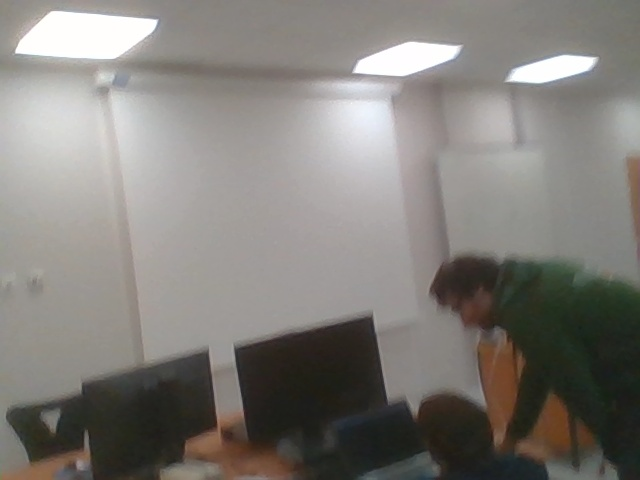
#> input picture dataset/no_hand/no_hand_110.jpg, 640 x 480 px, given in place of close_hand_0.jpg, which was not available
$ python -i image_preprocessing.py   (imports and definitions only)
#> lines starting #> are read from the running program, lines starting #| are printed output that depends on the picture; after the words box and inside, x2 and y2 are one past the last pixel; in counts of white or black regions, pixels touching at a corner belong together; pictures that were not available may be replaced by others from this repository, and a replacement may not be noted
# -*- coding: utf-8 -*-

import numpy as np
import pandas as pd
import cv2 as cv
import cmath
import matplotlib.pyplot as plt


# We apply a gaussian filter to smooth the image
def gaussian_blur(img):
    sigmaX = 1.5
    sigmaY = 1.5
    ksizeX = 9
    ksizeY = 9
    return cv.GaussianBlur(img, (ksizeX, ksizeY), sigmaX=sigmaX, sigmaY=sigmaY)


# We filter the image by keeping the red if it's greater than the other components with a certain threshold
# [15 lines left out: function binary_filter, not called in this run]


def quick_binary_filter(img):
    seuil = 30
    B_channel, G_channel, R_channel = cv.split(img)
    R_over_B = R_channel - np.add(seuil, B_channel)
    R_over_G = R_channel - np.add(seuil, G_channel)
    R_over_G_and_B = np.add(R_over_B, R_over_G)
    ret, thresh = cv.threshold(R_over_G_and_B, 150, 255, cv.THRESH_BINARY_INV)
    return thresh


# Now we find the contours, and we select the longest one
def findContours(binary, original):
    binary = binary.astype(np.uint8)
    contours, hierachy = cv.findContours(binary, cv.RETR_EXTERNAL, cv.CHAIN_APPROX_NONE)
    max_contour_length = 0
    max_contour_index = 0
    max_contour = np.array([])

    for (index, contour) in enumerate(contours):
        if len(contour) > max_contour_length:
            max_contour_length = len(contour)
            max_contour_index = index
            max_contour = contour

    contour_image = cv.drawContours(
        original, contours, max_contour_index, (0, 255, 0), 3
    )
    return max_contour, contour_image


# Compute Fourier Descriptor
def computeFourierDescriptor(contour, cmin, cmax):

    # When there is no contour
    if len(contour) == 0:
        contour = [[[0, 0]]]

    # We compute the Fourier coefficients
    tabcont = [complex(pt[0][0], pt[0][1]) for pt in contour]
    moyc = np.mean(tabcont)
    TC = np.fft.fft(tabcont - moyc) / len(contour)

    # We select coefficients between cmin & cmax
    coeff = np.zeros(cmax - cmin + 1, dtype=complex)
    coeff[-(cmax + 1) :] = TC[0 : cmax + 1]
    coeff[0:-cmin] = TC[cmin:]

    # Phase corrections to normalize
    Phi = (
        np.angle(coeff[((cmax - cmin) // 2) - 1] * coeff[((cmax - cmin) // 2) + 1]) / 2
    )
    coeff = coeff * np.exp(np.imag(-1) * Phi)
    depha = np.angle(coeff[((cmax - cmin) // 2) + 1])
    for i in range(len(coeff)):
        coeff[i] = coeff[i] * np.exp(np.imag(-1) * depha * (i - ((cmax - cmin) // 2)))

    return coeff


# Reconstruction
# [13 lines left out: function reconstructFromDescriptor, not called in this run]


# Dataset Generator
def generateDataSet():
    cmin = -100
    cmax = 100
    labels = ["close_hand", "no_hand", "open_hand", "side_hand", "tight_hand"]

    columns = [f"z{i}" for i in range(cmax - cmin + 1)]
    columnsPlusY = [f"z{i}" for i in range(cmax - cmin + 1)]
    columnsPlusY.append("y")
    dataset = pd.DataFrame(columns=columnsPlusY)
    # We extract 500 images per class
    for label in labels:
        for img_index in range(500):
            img = cv.imread(f"./dataset/{label}/{label}_{img_index}.jpg", 1)
#> img is the input picture: shape (480, 640, 3); mean B, G, R 121.5, 126.2, 129.5
            img_blurred = gaussian_blur(img)
            img_binary = quick_binary_filter(img_blurred)
#> in quick_binary_filter, `B_channel, G_channel, R_channel = cv.split(img)`:
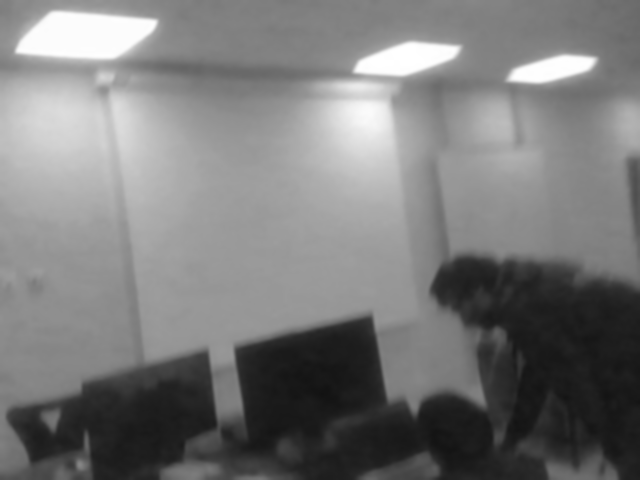
#> B_channel: shape (480, 640); min 18, max 255, mean 121.5
#> in quick_binary_filter, `B_channel, G_channel, R_channel = cv.split(img)`:
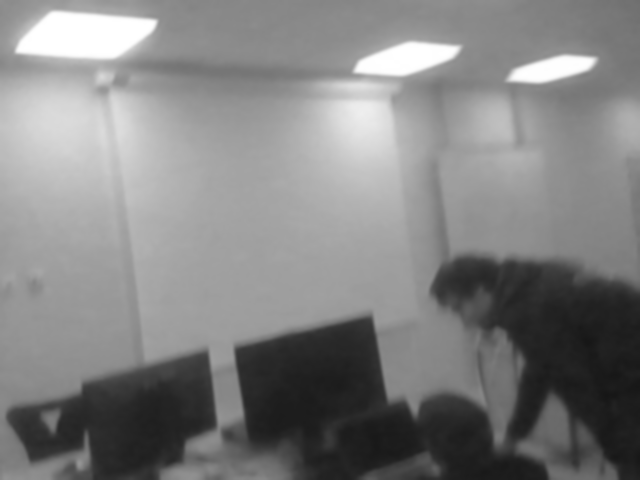
#> R_channel: shape (480, 640); min 22, max 255, mean 129.5
#> in quick_binary_filter, `R_over_B = R_channel - np.add(seuil, B_channel)`:
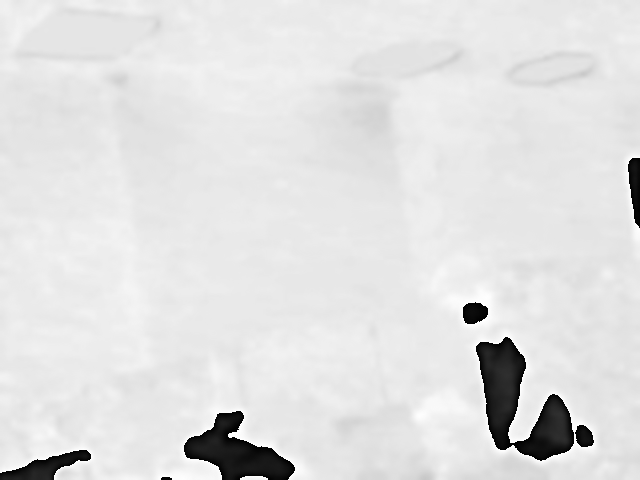
#> R_over_B: shape (480, 640); min 0, max 255, mean 223.8
#> in quick_binary_filter, `R_over_G = R_channel - np.add(seuil, G_channel)`:
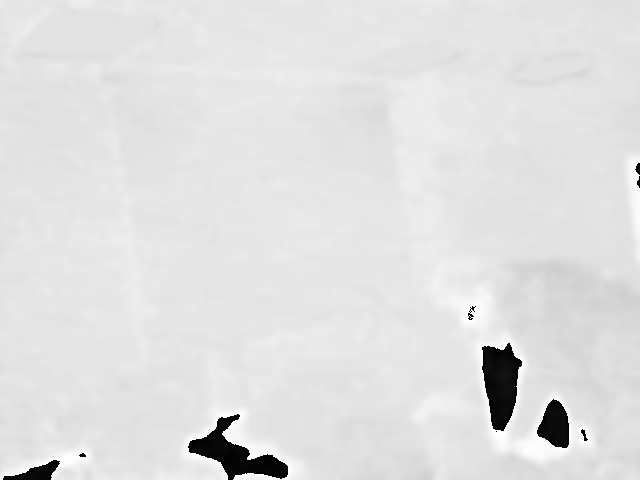
#> R_over_G: shape (480, 640); min 0, max 255, mean 223.9
#> in quick_binary_filter, `R_over_G_and_B = np.add(R_over_B, R_over_G)`:
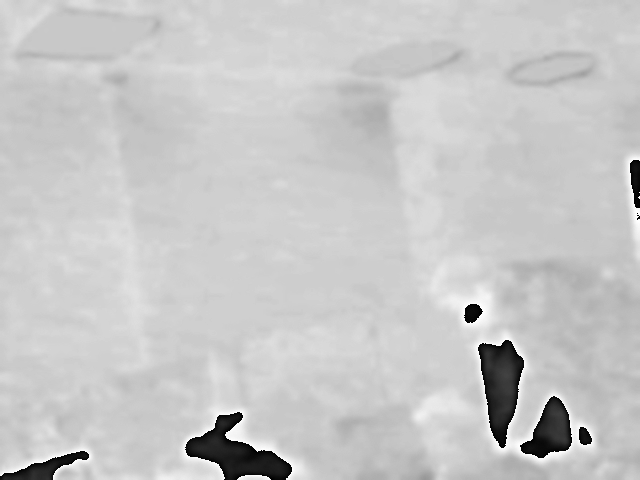
#> R_over_G_and_B: shape (480, 640); min 0, max 255, mean 199
#> in quick_binary_filter, `ret, thresh = cv.threshold(R_over_G_and_B, 150, 255, cv.THRESH_BINARY_..`:
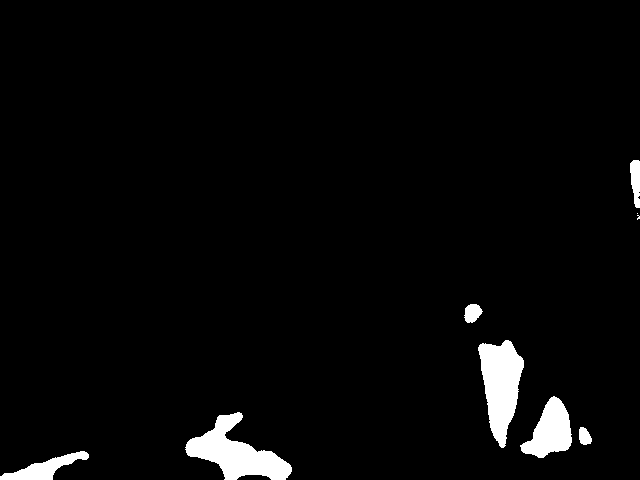
#> thresh: shape (480, 640); 3.2% white; 9 white regions (2 under 20 px)
            img_contour, img = findContours(img_binary, img)
#> in findContours, `contours, hierachy = cv.findContours(binary, cv.RETR_EXTERNAL, cv.CHAI..`: contours = 9 contours, 2 with area under 20; largest, box (x1, y1, x2, y2) and area: (185, 412, 292, 480) 3146, (478, 340, 524, 448) 2900, (520, 396, 572, 458) 1751, (0, 451, 89, 480) 923, (630, 160, 640, 208) 319, (464, 304, 483, 323) 230, (579, 427, 592, 445) 152
#> the loop in findContours, `for (index, contour) in enumerate(contours):` made 9 passes
#> (max_contour_length, max_contour_index) on passes 1, 3: (188, 0), (289, 2)
#> contour on pass 8: [[637, 213]]
#> after the loop in findContours, `for (index, contour) in enumerate(contours):`: max_contour = contour of 289 points, box (x1, y1, x2, y2) (185, 412, 292, 480), area 3146; max_contour_index = 2; max_contour_length = 289
#> img_contour has the same summary as max_contour in findContours
            try:
                coeff = np.array(computeFourierDescriptor(img_contour, cmin, cmax))
#> in computeFourierDescriptor, `tabcont = [complex(pt[0][0], pt[0][1]) for pt in contour]`: tabcont = 289 items
            except Exception:
                pass
            coeff_df = pd.Series(data=coeff, index=columns)
            coeff_df["y"] = label
#> (the run stopped early here; a loop or call above may not have finished)

$ run again, on dataset/open_hand/open_hand_109.jpg
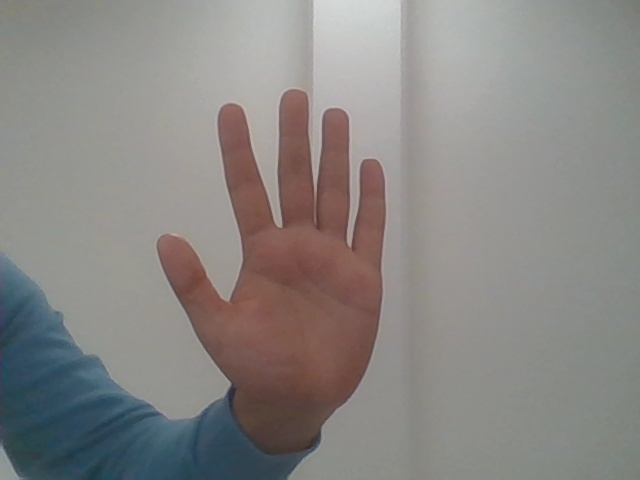
#> input picture dataset/open_hand/open_hand_109.jpg, 640 x 480 px, given in place of close_hand_0.jpg, which was not available
#> in generateDataSet, img is the input picture: shape (480, 640, 3); mean B, G, R 131.8, 134.3, 137
#> in quick_binary_filter, `ret, thresh = cv.threshold(R_over_G_and_B, 150, 255, cv.THRESH_BINARY_..`:
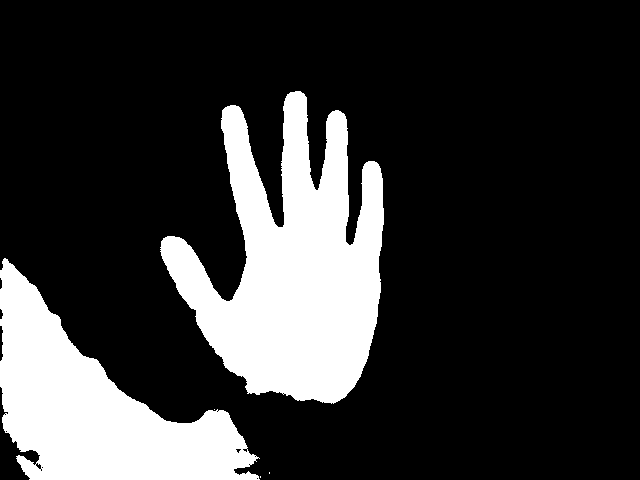
#> thresh: shape (480, 640); 21% white; 5 white regions (3 under 20 px)
#> contours = 5 contours, 3 with area under 20; largest, box (x1, y1, x2, y2) and area: (160, 91, 384, 404) 37796, (0, 258, 260, 480) 25682
#> the loop in findContours, `for (index, contour) in enumerate(contours):` made 5 passes
#> (max_contour_length, max_contour) on pass 1: (2, [[260, 476], [260, 477]])
#> after the loop in findContours, `for (index, contour) in enumerate(contours):`: max_contour = contour of 1490 points, box (x1, y1, x2, y2) (160, 91, 384, 404), area 37796; max_contour_index = 4; max_contour_length = 1490
#> in findContours, `contour_image = cv.drawContours( original, contours, max_contour_index..`:
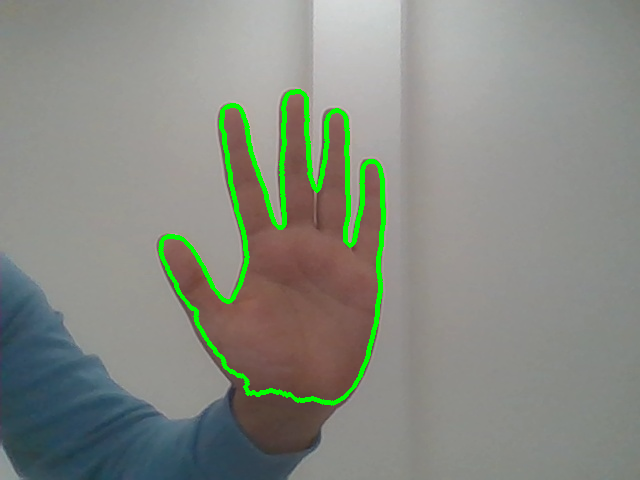
#> contour_image: shape (480, 640, 3); mean B, G, R 129.7, 138.2, 134.1
#> img_contour has the same summary as max_contour in findContours
#> tabcont = 1490 items
